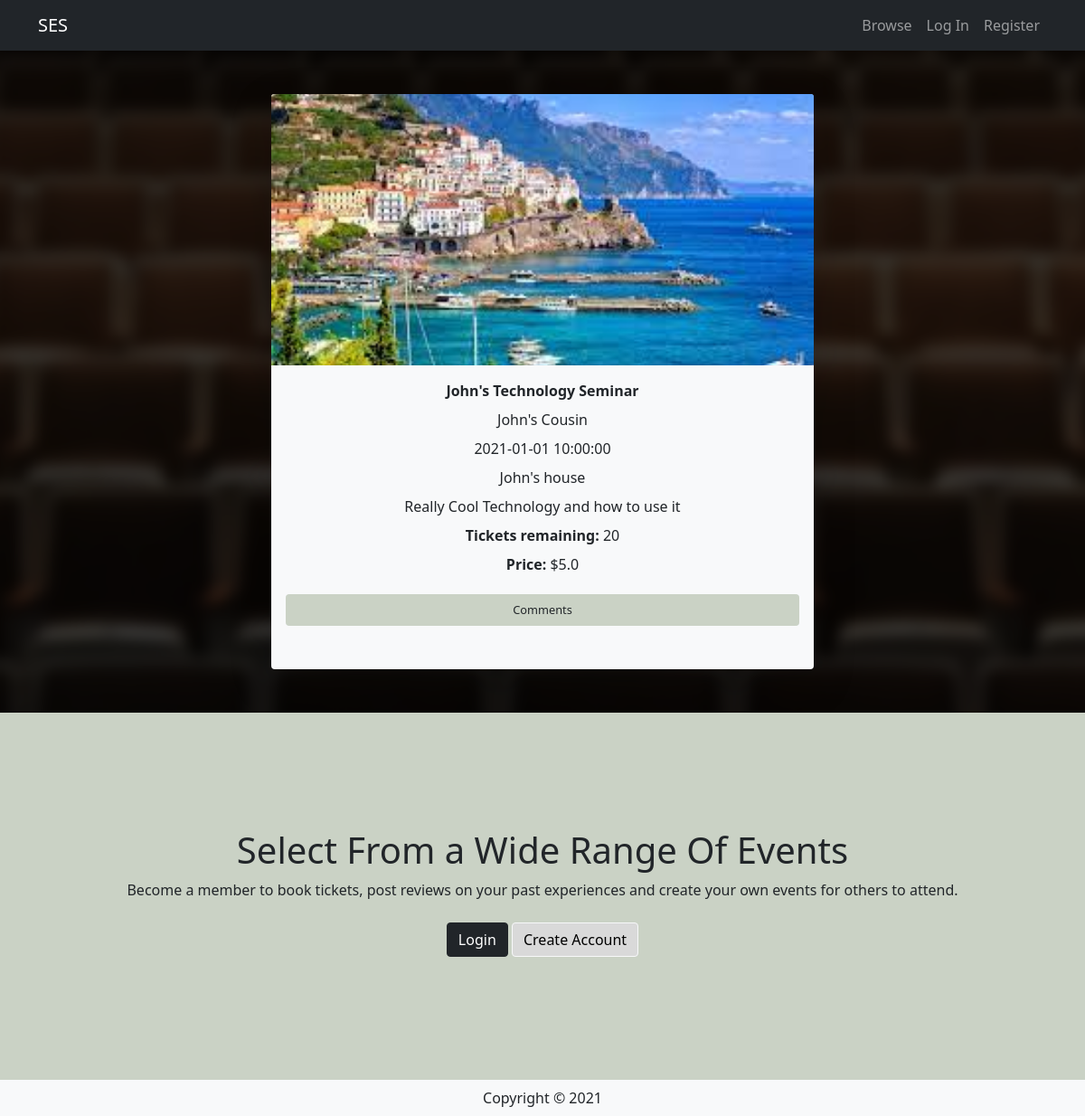
The page /details/2 on the database its author committed.
### event/models.py (models this page shows, shortened)
class Event(db.Model):
    __tablename__ = 'events'
    id = db.Column(db.Integer, primary_key=True)
    topic = db.Column(db.Enum("Business", "Mental Health",
                      "Technology", name="topic"))
    name = db.Column(db.String(80))
    speaker = db.Column(db.String(80))
    description = db.Column(db.String(200))
    dateTime = db.Column(db.DateTime, default=datetime.now())
    address = db.Column(db.String(200))
    image = db.Column(db.String(400))
    tickets = db.Column(db.Integer)
    price = db.Column(db.Float)
    status = db.Column(db.Enum('Upcoming', 'Cancelled',
                       'Inactive', 'Booked', name="status"), default='Upcoming')
    user_id = db.Column(db.Integer, db.ForeignKey('users.id'))
    comments = db.relationship('Comment', backref='event')
    orders = db.relationship('Orders', backref='event')

### event/details.py (the view)
@detailsbp.route('/<id>', methods=['GET', 'POST'])
def show(id):
    event = Event.query.filter_by(id=id).first()
    cform = CommentForm()
    oform = OrderForm()
    return render_template('/events/details.html', event=event, cform=cform, oform=oform)

### event/templates/events/details.html (shortened to what this page needs)
{% extends 'base.html' %}
{% import "bootstrap/wtf.html" as wtf %}
{% block content %}
   <section class="hero details">
      <div class="d-flex justify-content-center align-items-center">
         <div class="card shadow-lg rounded border-0 bg-light col-md-6 col-sm-8 col-10 jumbo event my-5">
            <img class="card-img-top" style="width: 100%; min-height: 200px; max-height: 300px; object-fit: cover;"
               alt="Thumbnail [100%x225]" src="{{event.image}}">
            <div class="card-body text-dark">
               <p class="card-text event-info"><b>{{event.name}}</b></p>
                     <p class="card-text event-info">{{event.speaker}}</p>
                     <p class="card-text event-info">{{event.dateTime}}</p>
                     <p class="card-text event-info">{{event.address}}</p>
               <p class="card-text event-info d-sm-block d-none">{{event.description}}</p>
               <p class="card-text event-info"><b>Tickets remaining: </b>{{event.tickets}}</p>
               <p class="card-text event-info"><b>Price: </b>${{event.price}}</p>
               <div class="row">
                  <div class="col-md-12 col-12 comment-text mb-3">
                      <div class="card-header border-0 bg-secondary secondary rounded mb-3">
                     <label class ="d-block mb" for="toggle">Comments</label>
                     </div>
                  </div>
               </div>
            </div>
         </div>
      </div>
   </section>
   {% if current_user.is_authenticated %}
   <section class="browse primary">
      <div class="container-fluid text-center vertical-align-pad ">
         <h1 class="display-6">As a Member Create Events</h1>
         <p class="lead" style="font-size: 1rem;">Create an event with a speaker, topic, image, description and a date for
            other people to view and book.</p>
         <a href="{{url_for('manage.create', id = current_user.id)}}" class="btn btn-dark dark my-2">Create Event</a>
      </div>
   </section>
   {% else %}
   <section class="browse secondary">
      <div class="container text-center vertical-align-pad ">
         <h1 class="display-6">Select From a Wide Range Of Events</h1>
         <p class="lead" style="font-size: 1rem;">Become a member to book tickets, post reviews on your past experiences
            and create your own events for others to attend.</p>
         <a class="btn btn-dark dark my-2" href="{{url_for('auth.login') }}">Login</a>
         <a class="btn btn-light light my-2" href="{{url_for('auth.register') }}">Create Account</a>
      </div>
   </section>
   {% endif %}
{% endblock %}

### event/static/css/style.css (style rules this page uses)
body { margin: 0; }
.secondary { background: #cad2c5 !important; }
.dark { background: #212529 !important; }
.light { background: #d9d9d9 !important; }
.jumbo { color: white; text-align: center; position: relative; }
.jumbo.event { overflow: visible; }
section.hero { position: relative; overflow: hidden; }
.vertical-align-pad { padding-top: 8rem; padding-bottom: 8rem; }
.card-text.event-info { margin-bottom: 0.5rem; }
.comment-text { font-size: 0.8rem; }
.jumbo { animation-duration: 2s; animation-timing-function: ease-in-out; animation-delay: 0s; animation-name: FadeIn; }

### rows shown on the page
Event: image (picture), name "John's Technology Seminar", speaker "John's Cousin", dateTime "2021-01-01 10:00:00", address "John's house", description "Really Cool Technology and how to use it", tickets "20", price "5.0"
